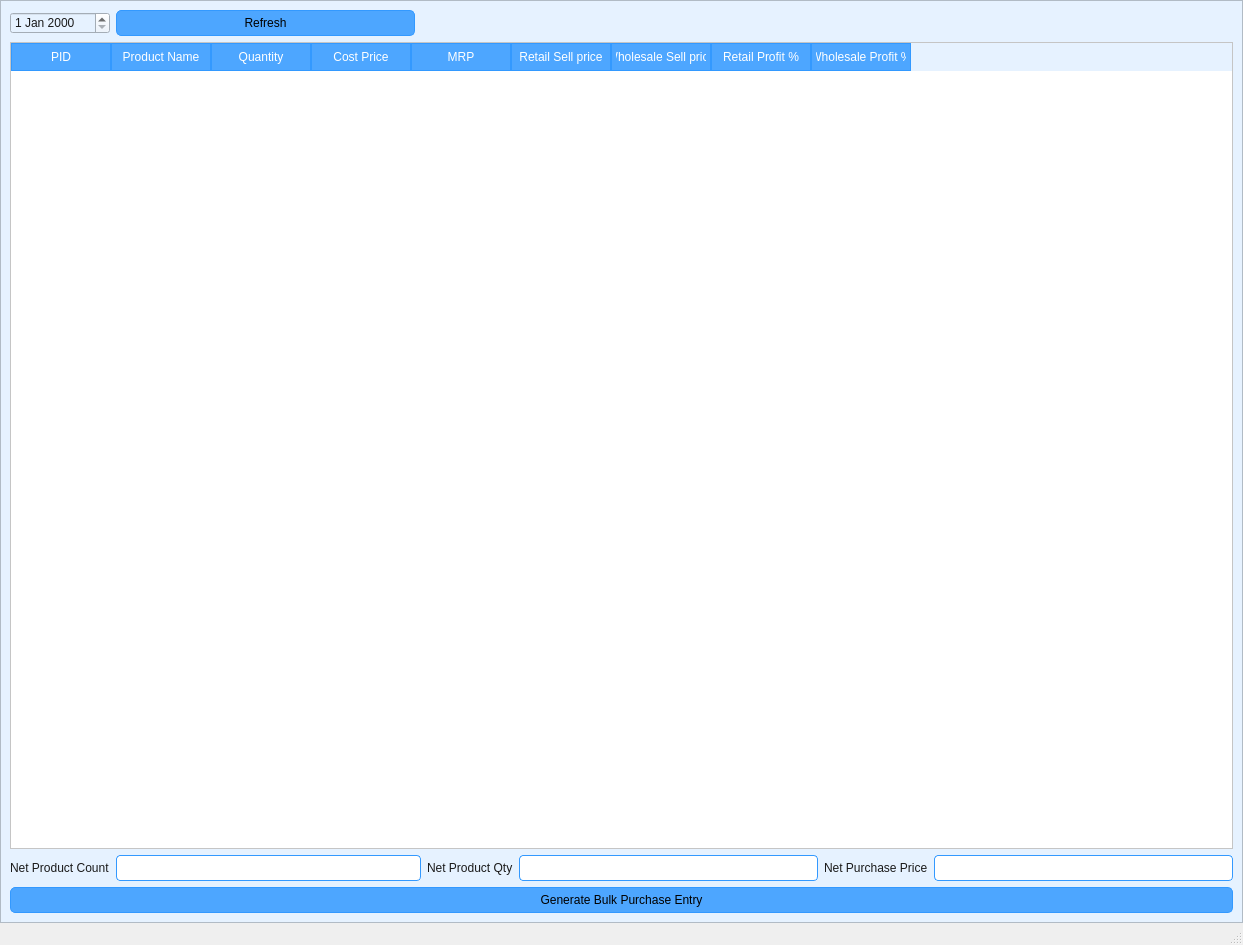
<?xml version="1.0" encoding="UTF-8"?>
<ui version="4.0">
 <class>MainWindow</class>
 <widget class="QMainWindow" name="MainWindow">
  <property name="geometry">
   <rect>
    <x>0</x>
    <y>0</y>
    <width>1243</width>
    <height>945</height>
   </rect>
  </property>
  <property name="windowTitle">
   <string>MainWindow</string>
  </property>
  <widget class="QWidget" name="centralwidget">
   <layout class="QGridLayout" name="gridLayout">
    <property name="leftMargin">
     <number>0</number>
    </property>
    <property name="topMargin">
     <number>0</number>
    </property>
    <property name="rightMargin">
     <number>0</number>
    </property>
    <property name="bottomMargin">
     <number>0</number>
    </property>
    <item row="0" column="0">
     <widget class="QScrollArea" name="scrollArea">
      <property name="styleSheet">
       <string notr="true">/* Global font and base style for all widgets */
QWidget {
font:  9pt &quot;Bookman Old Style&quot;;

    color: #1a1a1a;
    background-color: #e6f2ff; /* very light blue background */
}

/* QPushButton */
QPushButton {
    background-color: #4da6ff; /* light blue */
    color: black;
    border: 1px solid #3399ff;
    border-radius: 5px;
    padding: 5px 10px;
}

QPushButton:hover {
    background-color: #3399ff;
}

QPushButton:pressed {
    background-color: #007acc;
}

/* QLineEdit */
QLineEdit {
    border: 1px solid #3399ff;
    border-radius: 4px;
    padding: 4px;
    background-color: #ffffff;
    selection-background-color: #99ccff;
}

/* QTextEdit */
QTextEdit {
    border: 1px solid #3399ff;
    border-radius: 4px;
    background-color: #ffffff;
    selection-background-color: #99ccff;
}

/* QLabel */
QLabel {
    color: #1a1a1a;
    font-weight: normal;
}

/* QComboBox */
QComboBox {
    border: 1px solid #3399ff;
    border-radius: 4px;
    padding: 3px;
    background-color: #ffffff;
}

QComboBox::drop-down {
    border-left: 1px solid #3399ff;
}

QComboBox QAbstractItemView {
    background-color: #e6f2ff;
    selection-background-color: #99ccff;
}

/* QTableView / QTreeView */
QTableView, QTreeView {
    gridline-color: #3399ff;
    background-color: #ffffff;
    alternate-background-color: #f2f9ff;
    selection-background-color: #99ccff;
}

/* QHeaderView for tables */
QHeaderView::section {
    background-color: #4da6ff;
    color: white;
    padding: 4px;
    border: 1px solid #3399ff;
}

/* QCheckBox and QRadioButton */
QCheckBox, QRadioButton {
    spacing: 5px;
}

QCheckBox::indicator, QRadioButton::indicator {
    width: 16px;
    height: 16px;
}

/* QSlider */
QSlider::groove:horizontal {
    border: 1px solid #3399ff;
    height: 6px;
    background: #cce6ff;
    border-radius: 3px;
}

QSlider::handle:horizontal {
    background: #4da6ff;
    border: 1px solid #3399ff;
    width: 12px;
    margin: -5px 0;
    border-radius: 6px;
}

/* QProgressBar */
QProgressBar {
    border: 1px solid #3399ff;
    border-radius: 5px;
    text-align: center;
    background-color: #cce6ff;
}

QProgressBar::chunk {
    background-color: #4da6ff;
    width: 10px;
}

QGroupBox::title {
    font-weight: bold;
    color: #1a1a1a; /* optional: set title color */
    subcontrol-origin: margin;
    subcontrol-position: top left;
    padding: 0 3px;
}


/* Hover effect for enabled button */
QPushButton:hover:!disabled {
    background-color: #3399ff;
}

/* Pressed effect for enabled button */
QPushButton:pressed:!disabled {
    background-color: #007acc;
}

/* Disabled button */
QPushButton:disabled {
    background-color: #d9d9d9; /* light grey */
    color: #a6a6a6;           /* grey text */
    border: 1px solid #bfbfbf;
}


/* Drop-down button area */
QComboBox::drop-down {
    subcontrol-origin: padding;
    subcontrol-position: top right;
    width: 20px;
    border-left: 1px solid #3399ff;
    background-color: #4da6ff; /* light blue button */
    border-top-right-radius: 4px;
    border-bottom-right-radius: 4px;
    image:url(/Source_icon/chevrons-down.svg) /* custom arrow icon */
}
QComboBox::down-arrow {
    image: url(:/Source_icon/chevrons-down.svg);
    width: 12px;
    height: 12px;
}</string>
      </property>
      <property name="widgetResizable">
       <bool>true</bool>
      </property>
      <widget class="QWidget" name="scrollAreaWidgetContents">
       <property name="geometry">
        <rect>
         <x>0</x>
         <y>0</y>
         <width>1241</width>
         <height>918</height>
        </rect>
       </property>
       <layout class="QGridLayout" name="gridLayout_2" columnstretch="0,1,0,0,1,0,1">
        <item row="0" column="0">
         <widget class="QDateEdit" name="IQDE_Date"/>
        </item>
        <item row="0" column="2" colspan="5">
         <spacer name="horizontalSpacer">
          <property name="orientation">
           <enum>Qt::Horizontal</enum>
          </property>
          <property name="sizeHint" stdset="0">
           <size>
            <width>1101</width>
            <height>20</height>
           </size>
          </property>
         </spacer>
        </item>
        <item row="2" column="5">
         <widget class="QLabel" name="label_3">
          <property name="text">
           <string>Net Purchase Price</string>
          </property>
         </widget>
        </item>
        <item row="3" column="0" colspan="7">
         <widget class="QPushButton" name="IQPB_PushPurchaseEntry">
          <property name="text">
           <string>Generate Bulk Purchase Entry</string>
          </property>
         </widget>
        </item>
        <item row="2" column="1" colspan="2">
         <widget class="QLineEdit" name="OQLE_NetProdCount"/>
        </item>
        <item row="2" column="0">
         <widget class="QLabel" name="label">
          <property name="text">
           <string>Net Product Count</string>
          </property>
         </widget>
        </item>
        <item row="2" column="3">
         <widget class="QLabel" name="label_2">
          <property name="text">
           <string>Net Product Qty</string>
          </property>
         </widget>
        </item>
        <item row="0" column="1">
         <widget class="QPushButton" name="IQPB_Refresh">
          <property name="text">
           <string>Refresh</string>
          </property>
         </widget>
        </item>
        <item row="2" column="4">
         <widget class="QLineEdit" name="OQLE_NetProdQty"/>
        </item>
        <item row="1" column="0" colspan="7">
         <widget class="QTableWidget" name="PurchaseTable">
          <column>
           <property name="text">
            <string>PID</string>
           </property>
          </column>
          <column>
           <property name="text">
            <string>Product Name</string>
           </property>
          </column>
          <column>
           <property name="text">
            <string>Quantity</string>
           </property>
          </column>
          <column>
           <property name="text">
            <string>Cost Price</string>
           </property>
          </column>
          <column>
           <property name="text">
            <string>MRP</string>
           </property>
          </column>
          <column>
           <property name="text">
            <string>Retail Sell price</string>
           </property>
          </column>
          <column>
           <property name="text">
            <string>Wholesale Sell price</string>
           </property>
          </column>
          <column>
           <property name="text">
            <string>Retail Profit %</string>
           </property>
          </column>
          <column>
           <property name="text">
            <string>Wholesale Profit %</string>
           </property>
          </column>
         </widget>
        </item>
        <item row="2" column="6">
         <widget class="QLineEdit" name="OQLE_NetProdPrice"/>
        </item>
       </layout>
      </widget>
     </widget>
    </item>
   </layout>
  </widget>
  <widget class="QStatusBar" name="statusbar"/>
 </widget>
 <resources/>
 <connections/>
</ui>
